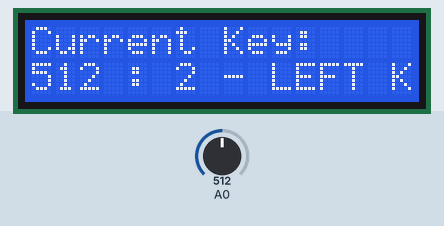
This sketch was run on a simulated Arduino Uno, built with avr-gcc and run on an emulated ATmega328P. Parts: 16×2 character LCD. Inputs (shaded band) come from the test bench; at power-on: A0 = 512. What the sketch prints to the serial monitor is not drawn.

Above: at 3.7 s.
3.8 s: A0 set to 716
At 4.2 s:
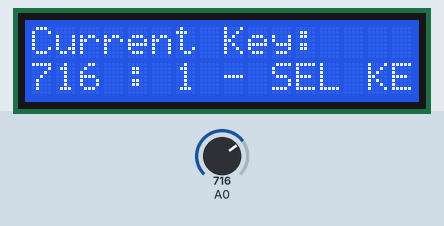
5.3 s: A0 set to 900
At 6.5 s:
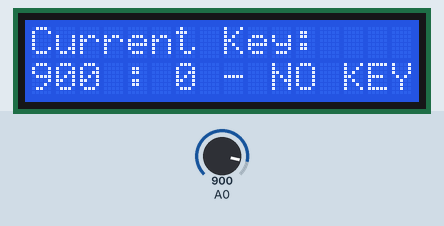
6.8 s: A0 set to 306
At 7.6 s:
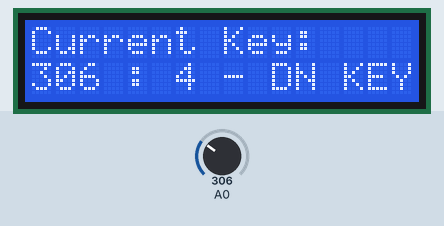
8.3 s: A0 set to 122
At 8.8 s:
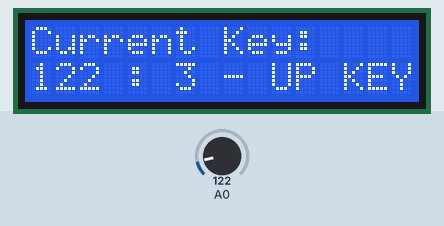
9.8 s: A0 set to 0
At 15.2 s:
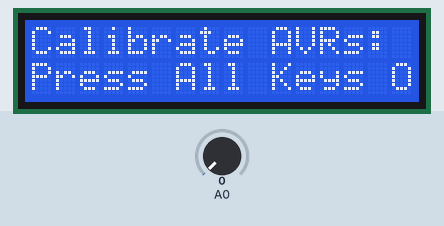
Timing chart, 0 to 16.3 s (numbered marks = the images above; inputs shaded):
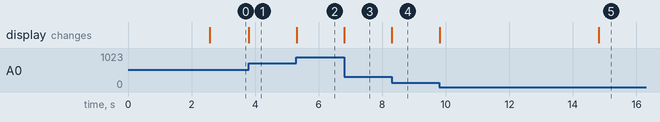

The sketch:

Key_Grab2.ino
```cpp
/*
DFRobot LCD Shield for Arduino
Key Grab v0.2
Written by Glendon Klassen
gjklassen@gmail.com
http://www.sourceforge.net/users/ecefixer
http://ecefixer.tumblr.com

Displays the currently pressed key on the LCD screen.

Key Codes (in left-to-right order):

None   - 0
Select - 1
Left   - 2
Up     - 3
Down   - 4
Right  - 5

*/

#include <LiquidCrystal.h>
#include "DFR_Key.h"

//Pin  for DFRobot LCD Keypad Shield
LiquidCrystal lcd(8, 9, 4, 5, 6, 7);
//---------------------------------------------

DFR_Key keypad;

int localKey = 0;
String keyString = "";
String keyArray[6] = {"0 - NO KEY", "1 - SEL KEY", "2 - LEFT KEY", "3 - UP KEY", "4 - DN KEY", "5 - RIGHT KEY"};
unsigned long calKeyTimer = 0;

void setup()
{
  lcd.begin(16, 2);
  lcd.clear();
  lcd.setCursor(0, 0);
  lcd.print("Key Grab v0.2");
  delay(2500);

  Serial.begin(9600);

//  array          {None, UP, DWN, LEFT, RIGHT, SEL}
//  int keyLimits[6] = {0, 144, 329, 505, 742, 1023}; // DFR ver 1.0
  int keyLimits[6] = {0, 100, 255, 410, 641, 1023}; // DFR ver 1.1
//  int keyLimits[6] = {0, 131, 307, 408, 723, 1023}; // Cytron (default)
//  keypad.set_KeyARV(keyLimits);

  /*
  OPTIONAL - keypad.setRate(x);
  Sets the sample rate at once every x milliseconds. Default: 10ms
  */
  keypad.setRate(10);

}

void loop()
{
  /*
  keypad.getKey();
  Grabs the current key.
  Returns a non-zero integer corresponding to the pressed key,
  OR
  Returns 0 for no keys pressed,
  OR
  Returns -1 (sample wait) when no key is available to be sampled.
  */
  localKey = keypad.getKey();

  if (localKey != SAMPLE_WAIT)
  {
    lcd.clear();
    lcd.setCursor(0, 0);
    lcd.print("Current Key:");
    lcd.setCursor(0, 1);

//    lcd.print(millis()/100);
    lcd.print(analogRead(0));
    lcd.print(" : ");
    lcd.print(keyArray[localKey]);
  }

  if (analogRead(0) == 0) {
    if (calKeyTimer == 0) calKeyTimer = millis() + 5000;
  }else{
    calKeyTimer = 0;
  }

  if (millis() > calKeyTimer && calKeyTimer != 0) {
    lcd.clear();
    lcd.setCursor(0, 0);
    lcd.print("Calibrate AVRs:");
    lcd.setCursor(0, 1);
    lcd.print("Press All Keys Once");

    for (int i = 0; i < 6; i++) {         // AVRs before calibration
      Serial.print(keypad.getKeyAVR(i));
      Serial.print("\t");
    }
    Serial.println();

    keypad.calibrKeyAVRs();

    for (int i = 0; i < 6; i++) {       // AVRs after calibration
      Serial.print(keypad.getKeyAVR(i));
      Serial.print("\t");
    }
    Serial.println();

  }
}
```

DFR_Key.cpp
```cpp
#include "Arduino.h"
#include "DFR_Key.h"

static int DEFAULT_KEY_PIN = 0;
static int DEFAULT_THRESHOLD = 5;

static int DFRKEY = 0;
static int CYTRON = 1;

static int RIGHTKEY_ARV = 0;
static int UPKEY_ARV = 131;
static int DOWNKEY_ARV = 307;
static int LEFTKEY_ARV = 480;
static int SELKEY_ARV = 723;
static int NOKEY_ARV = 1023;

DFR_Key::DFR_Key()
{
  _refreshRate = 10;
  _keyPin = DEFAULT_KEY_PIN;
  _threshold = DEFAULT_THRESHOLD;
  _keyIn = NO_KEY;
  _curInput = NO_KEY;
  _curKey = NO_KEY;
  _prevInput = NO_KEY;
  _prevKey = NO_KEY;
  _nxTime = 0;
}

void DFR_Key::set_KeyARV(int keyAVRs[])
{
  RIGHTKEY_ARV = keyAVRs[0];
  UPKEY_ARV = keyAVRs[1];
  DOWNKEY_ARV = keyAVRs[2];
  LEFTKEY_ARV = keyAVRs[3];
  SELKEY_ARV = keyAVRs[4];
  NOKEY_ARV = keyAVRs[5];
}

int DFR_Key::getKeyAVR(int keyAVRIndx)
{
  switch (keyAVRIndx) {
    case 0:
	  return RIGHTKEY_ARV;  //keyAVRs[0]
	  break;
    case 1:
	  return UPKEY_ARV;     //keyAVRs[1]
	  break;
    case 2:
	  return DOWNKEY_ARV;	  //keyAVRs[2]
	  break;
    case 3:
	  return LEFTKEY_ARV;	  //keyAVRs[3]
	  break;
    case 4:
	  return SELKEY_ARV;	  //keyAVRs[4]
	  break;
    case 5:
	  return NOKEY_ARV;	  //keyAVRs[5]
	  break;
    default:
	  return -1;
  }
}

int DFR_Key::getKey()
{
 if (millis() > _nxTime)
 {
    _curInput = analogRead(_keyPin);

    if (_threshold > abs(_curInput - _prevInput))
    {
      _change = false;
      _curKey = _prevKey;
    }
    else
    {
      _change = true;
      _prevKey = _curKey;
	  _prevInput = _curInput;
/* ----------  Original version
      if (_curInput > UPKEY_ARV - _threshold && _curInput < UPKEY_ARV + _threshold ) _curKey = UP_KEY;
      else if (_curInput > DOWNKEY_ARV - _threshold && _curInput < DOWNKEY_ARV + _threshold ) _curKey = DOWN_KEY;
      else if (_curInput > RIGHTKEY_ARV - _threshold && _curInput < RIGHTKEY_ARV + _threshold ) _curKey = RIGHT_KEY;
      else if (_curInput > LEFTKEY_ARV - _threshold && _curInput < LEFTKEY_ARV + _threshold ) _curKey = LEFT_KEY;
      else if (_curInput > SELKEY_ARV - _threshold && _curInput < SELKEY_ARV + _threshold ) _curKey = SELECT_KEY;
      else _curKey = NO_KEY;
// ---------	  variation on original
	  _tmpVal = _curInput - _threshold;
      if (_tmpVal < RIGHTKEY_ARV) _curKey = RIGHT_KEY;
      else if (_tmpVal < UPKEY_ARV) _curKey = UP_KEY;
      else if (_tmpVal < DOWNKEY_ARV) _curKey = DOWN_KEY;
      else if (_tmpVal < LEFTKEY_ARV) _curKey = LEFT_KEY;
      else if (_tmpVal < SELKEY_ARV) _curKey = SELECT_KEY;
      else _curKey = NO_KEY;
// ----------	different choice  */
	  switch ((_curInput + 50) / 100) {
		  case 0:
			_curKey = RIGHT_KEY;
			break;
		  case 1:
			_curKey = UP_KEY;
			break;
		  case 2:
		  case 3:
			_curKey = DOWN_KEY;
			break;
		  case 4:
		  case 5:
			_curKey = LEFT_KEY;
			break;
		  case 6:
		  case 7:
			_curKey = SELECT_KEY;
			break;
		  default:
			_curKey = NO_KEY;
			break;
	  }
   }

   if (_change) return _curKey; else return SAMPLE_WAIT;
   _nxTime = millis() + _refreshRate;
 }
}

void DFR_Key::setRate(int rate)
{
  _refreshRate = rate;
}

void DFR_Key::calibrKeyAVRs()
{
	int localVal;
	int keyVals[6];
	bool keyCalibr = true;

	for (int i=0; i < 6; i++){
		keyVals[i] = -10;
	}

	do {
		do {
			localVal = analogRead(0);
			delay(10);		//debounce
		} while (abs(localVal - analogRead(0)) < _threshold);
		for (int i = 0; i < 6; i++) {
			if (abs(localVal - keyVals[i]) < _threshold) break;  // Already stored
			if (keyVals[i] == -10) {
				keyVals[i] = localVal;
				if (i == 5) keyCalibr = false;
				/*
				Serial.print("Stored-");
				Serial.print(localVal);
				Serial.print(" in ");
				Serial.println(i);
				*/
				break;
			}
		}
	} while (keyCalibr);
/* Print original order
	for (int i = 0; i < 6; i++) {
		Serial.print(keyVals[i]);
		Serial.print("\t");
	}
	Serial.println();
*/
	int tmp;
	bool sorted;
	do {
		sorted = true;
		for (int i = 0; i < 6; i++){
			if (keyVals[i] > keyVals[i+1]) {
				tmp = keyVals[i];
				keyVals[i] = keyVals[i+1];
				keyVals[i+1]=tmp;
				sorted = false;
			}
		}
	} while (!sorted);

/* Print sorted order
	for (int i = 0; i < 6; i++) {
		Serial.print(keyVals[i]);
		Serial.print("\t");
	}
	Serial.println();
*/
	set_KeyARV(keyVals);
}
```

DFR_Key.h
```cpp
#ifndef DFR_Key_h
#define DFR_Key_h

#include "Arduino.h"

#define SAMPLE_WAIT -1
#define NO_KEY 0
#define UP_KEY 3
#define DOWN_KEY 4
#define LEFT_KEY 2
#define RIGHT_KEY 5
#define SELECT_KEY 1

class DFR_Key
{
  public:
    DFR_Key();
    void set_KeyARV(int[6]); //None-0,Select-1,Left-2
							 //Up-3,Down-4,Right-5
    int getKeyAVR(int);
    int getKey();
    void setRate(int);
	void calibrKeyAVRs();
  private:
    int _refreshRate;
    int _keyPin;
    int _threshold;
    int _keyIn;
    int _curInput;
    int _curKey;
    int _prevInput;
    int _prevKey;
    boolean _change;
    unsigned long _nxTime;
    int _tmpVal;
};

#endif
```

Measured:
- after the input at 3.8 s, the display: changes at once (image 1)
- after the input at 5.3 s, the display: changes at once (image 2)
- after the input at 6.8 s, the display: changes at once (image 3)
- after the input at 8.3 s, the display: changes at once (image 4)
- after the input at 9.8 s, the display: first changes at once (image 5 shows a later state)
